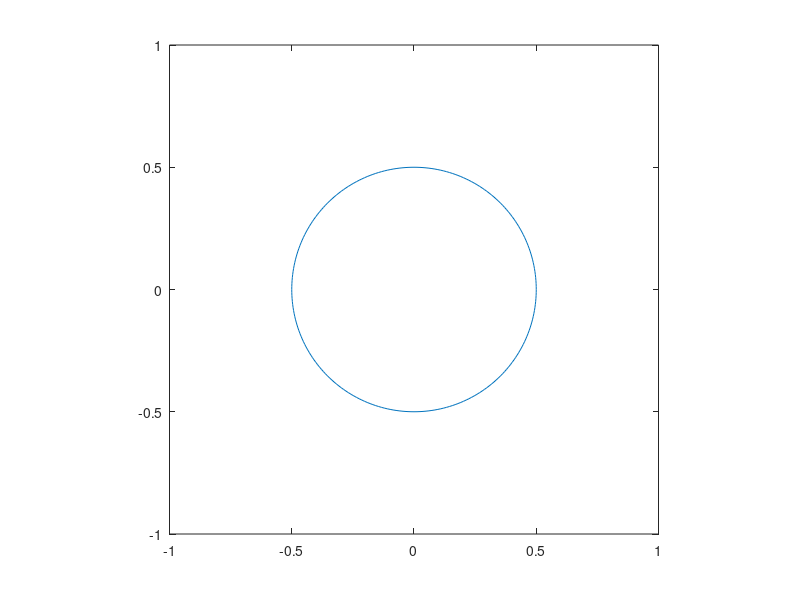

Reproduce this figure in MATLAB.
clear all
close all
clc

Vf = fopen('vobj256','w');

R=0.5;
n=256+1;
theta=2*pi/(n-1);
xs0=zeros(n,1);
ys0=zeros(n,1);
curv=zeros(n,1);

for i=1:n
    xs0(i)=cos((i-1)*theta)*R;
    ys0(i)=sin((i-1)*theta)*R;
    curv(i)=1/R;
end

plot(xs0,ys0);
axis([-1 1 -1 1]);
axis equal
fprintf(Vf,'&vertexinfo nvertex = 256, ndimension = 3, &end\n');
for i=1:n
    fprintf(Vf,'%16.12f %16.12f %16.12f \n',xs0(i),ys0(i),curv(i));
end

fclose(Vf);